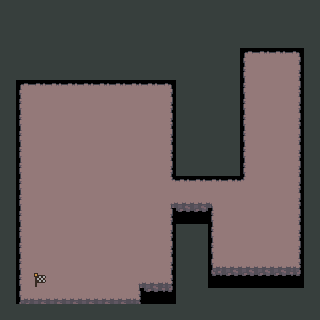

Tiled map render using the project's own tile images. Description and the whole map definition, tile-layer contents included, below:
An orthogonal 20x20 tile map with 16x16 px tiles, 4 tile layers (Ground, BottomWalls, Walls, BackWalls), 2 tilesets and 14 objects.

<map version="1.10" tiledversion="1.11.0" orientation="orthogonal" renderorder="right-down" width="20" height="20" tilewidth="16" tileheight="16" infinite="0" nextlayerid="12" nextobjectid="20">
 <tileset firstgid="1" source="newMines.tsx" />
 <tileset firstgid="45" source="dwarvenMines.tsx" />
 <layer id="1" name="Ground" width="20" height="20">
  <data encoding="csv">
0,0,0,0,0,0,0,0,0,0,0,0,0,0,0,0,0,0,0,0,
0,0,0,0,0,0,0,0,0,0,0,0,0,0,0,0,0,0,0,0,
0,0,0,0,0,0,0,0,0,0,0,0,0,0,0,0,0,0,0,0,
0,0,0,0,0,0,0,0,0,0,0,0,0,0,0,1,2,2,3,0,
0,0,0,0,0,0,0,0,0,0,0,0,0,0,0,12,13,13,14,0,
0,1,2,2,2,2,2,2,2,2,3,0,0,0,0,12,13,13,14,0,
0,12,13,13,13,13,13,13,13,13,14,0,0,0,0,12,13,13,14,0,
0,12,13,13,13,13,13,13,13,13,14,0,0,0,0,12,13,13,14,0,
0,12,13,13,13,13,13,13,13,13,14,0,0,0,0,12,13,13,14,0,
0,12,13,13,13,13,13,13,13,13,14,0,0,0,0,12,13,13,14,0,
0,12,13,13,13,13,13,13,13,13,14,0,0,0,0,12,13,13,14,0,
0,12,13,13,13,13,13,13,13,13,15,2,2,2,2,16,13,13,14,19,
0,12,13,13,13,13,13,13,13,13,4,24,24,5,13,13,13,13,14,19,
0,12,13,13,13,13,13,13,13,13,14,0,0,12,13,13,13,13,14,0,
0,12,13,13,13,13,13,13,13,13,14,0,0,12,13,13,13,13,14,0,
0,12,13,13,13,13,13,13,13,13,14,0,0,12,13,13,13,13,14,0,
0,12,13,13,13,13,13,13,13,13,14,0,0,23,24,24,24,24,25,0,
0,12,13,13,13,13,13,13,4,24,25,0,0,0,0,0,0,0,0,0,
0,23,24,24,24,24,24,24,25,0,0,0,0,0,0,0,0,0,0,0,
0,0,0,0,0,0,0,0,0,0,0,0,0,0,0,0,0,0,0,0
</data>
 </layer>
 <layer id="4" name="BottomWalls" width="20" height="20">
  <data encoding="csv">
0,0,0,0,0,0,0,0,0,0,0,0,0,0,0,0,0,0,0,0,
0,0,0,0,0,0,0,0,0,0,0,0,0,0,0,0,0,0,0,0,
0,0,0,0,0,0,0,0,0,0,0,0,0,0,0,0,0,0,0,0,
0,0,0,0,0,0,0,0,0,0,0,0,0,0,0,0,0,0,0,0,
0,0,0,0,0,0,0,0,0,0,0,0,0,0,0,0,0,0,0,0,
0,0,0,0,0,0,0,0,0,0,0,0,0,0,0,0,0,0,0,0,
0,0,0,0,0,0,0,0,0,0,0,0,0,0,0,0,0,0,0,0,
0,0,0,0,0,0,0,0,0,0,0,0,0,0,0,0,0,0,0,0,
0,0,0,0,0,0,0,0,0,0,0,0,0,0,0,0,0,0,0,0,
0,0,0,0,0,0,0,0,0,0,0,0,0,0,0,0,0,0,0,0,
0,0,0,0,0,0,0,0,0,0,0,0,0,0,0,0,0,0,0,0,
0,0,0,0,0,0,0,0,0,0,0,0,0,0,0,0,0,0,0,0,
0,0,0,0,0,0,0,0,0,0,0,0,0,0,0,0,0,0,0,0,
0,0,0,0,0,0,0,0,0,0,0,35,35,0,0,0,0,0,0,0,
0,0,0,0,0,0,0,0,0,0,0,0,0,0,0,0,0,0,0,0,
0,0,0,0,0,0,0,0,0,0,0,0,0,0,0,0,0,0,0,0,
0,0,0,0,0,0,0,0,0,0,0,0,0,0,0,0,0,0,0,0,
0,0,0,0,0,0,0,0,0,0,0,0,0,34,35,35,35,35,36,0,
0,0,0,0,0,0,0,0,0,35,36,11,11,11,11,11,11,11,11,0,
0,34,35,35,35,35,35,35,36,0,0,0,0,0,0,0,0,0,0,0
</data>
 </layer>
 <layer id="2" name="Walls" width="20" height="20">
  <data encoding="csv">
11,11,11,11,11,11,11,11,11,11,11,11,11,11,11,11,11,11,11,11,
11,0,0,0,0,0,0,0,0,0,0,0,0,0,0,0,0,0,0,11,
11,0,0,0,0,0,0,0,0,0,0,0,0,0,0,0,0,0,0,11,
11,0,0,0,0,0,0,0,0,0,0,0,0,0,11,0,0,0,0,11,
11,0,0,0,0,0,0,0,0,0,0,11,0,0,11,0,0,0,0,11,
11,0,0,0,0,0,0,0,0,0,0,11,0,0,11,0,0,0,0,11,
11,0,0,0,0,0,0,0,0,0,0,11,0,0,11,0,0,0,0,11,
11,0,0,0,0,0,0,0,0,0,0,11,0,0,11,0,0,0,0,11,
11,0,0,0,0,0,0,0,0,0,0,11,0,0,11,0,0,0,0,11,
11,0,0,0,0,0,0,0,0,0,0,11,0,0,11,0,0,0,0,11,
11,0,0,0,0,0,0,0,0,0,0,0,0,0,0,0,0,0,0,11,
11,0,0,0,0,0,0,0,0,0,0,0,0,0,0,0,0,0,0,11,
11,0,0,0,0,0,0,0,0,0,0,0,0,0,0,0,0,0,0,11,
11,0,0,0,0,0,0,0,0,0,0,0,0,0,0,0,0,0,0,11,
11,0,0,0,0,0,0,0,0,0,0,11,11,0,0,0,0,0,0,11,
11,0,0,0,0,0,0,0,0,0,0,11,11,0,0,0,0,0,0,11,
11,0,0,0,0,0,0,0,0,0,0,11,11,0,0,0,0,0,0,11,
11,0,0,0,0,0,0,0,0,0,0,11,11,0,0,0,0,0,0,11,
11,0,0,0,0,0,0,0,0,0,0,0,0,0,0,0,0,0,0,11,
11,11,11,11,11,11,11,11,11,11,11,11,11,11,11,11,11,11,11,11
</data>
 </layer>
 <layer id="3" name="BackWalls" width="20" height="20">
  <data encoding="csv">
0,0,0,0,0,0,0,0,0,0,0,0,0,0,0,0,0,0,0,0,
0,11,11,11,11,11,11,11,11,11,11,11,11,11,11,11,11,11,11,0,
0,11,11,11,11,11,11,11,11,11,11,11,11,11,11,11,11,11,11,11,
0,11,11,11,11,11,11,11,11,11,11,11,11,11,0,0,0,0,0,0,
0,11,11,11,11,11,11,11,11,11,11,0,11,11,0,0,0,0,0,0,
0,0,0,0,0,0,0,0,0,0,0,0,11,11,0,0,0,0,0,0,
0,0,0,0,0,0,0,0,0,0,0,0,11,11,11,0,0,0,0,0,
0,0,0,0,0,0,0,0,0,0,0,0,11,11,0,0,0,0,0,0,
0,0,0,0,0,0,0,0,0,0,0,0,11,11,0,0,0,0,0,0,
0,0,0,0,0,0,0,0,0,0,0,0,11,11,0,0,0,0,0,0,
0,0,0,0,0,0,0,0,0,0,0,11,11,11,11,0,0,0,0,0,
0,0,0,0,0,0,0,0,0,0,0,0,0,0,0,0,0,0,0,0,
0,0,0,0,0,0,0,0,0,0,0,0,0,0,0,0,0,0,0,0,
0,0,0,0,0,0,0,0,0,0,0,0,0,0,0,0,0,0,0,0,
0,0,0,0,0,0,0,0,0,0,0,0,0,0,0,0,0,0,0,0,
0,0,0,0,0,0,0,0,0,0,0,0,0,0,0,0,0,0,0,0,
0,0,0,0,0,0,0,0,0,0,0,0,0,0,0,0,0,0,0,0,
0,0,74,0,0,0,0,0,0,0,0,0,0,0,0,0,0,0,0,0,
0,0,0,0,0,0,0,0,0,0,0,0,0,0,0,0,0,0,0,0,
0,0,0,0,0,0,0,0,0,0,0,0,0,0,0,0,0,0,0,0
</data>
 </layer>
 <objectgroup id="5" name="CollisionObjects">
  <object id="1" x="176" y="64" width="16" height="112">
   <properties>
    <property name="type" value="Wall" />
   </properties>
  </object>
  <object id="4" x="0" y="64" width="176" height="16">
   <properties>
    <property name="type" value="Wall" />
   </properties>
  </object>
  <object id="6" x="0" y="80" width="16" height="240">
   <properties>
    <property name="type" value="Wall" />
   </properties>
  </object>
  <object id="7" x="16" y="304" width="176" height="16">
   <properties>
    <property name="type" value="Wall" />
   </properties>
  </object>
  <object id="8" x="176" y="224" width="16" height="80">
   <properties>
    <property name="type" value="Wall" />
   </properties>
  </object>
  <object id="9" x="192" y="224" width="16" height="80">
   <properties>
    <property name="type" value="Wall" />
   </properties>
  </object>
  <object id="10" x="208" y="288" width="112" height="16">
   <properties>
    <property name="type" value="Wall" />
   </properties>
  </object>
  <object id="11" x="304" y="32" width="16" height="256">
   <properties>
    <property name="type" value="Wall" />
   </properties>
  </object>
  <object id="12" x="224" y="32" width="80" height="16">
   <properties>
    <property name="type" value="Wall" />
   </properties>
  </object>
  <object id="13" x="192" y="48" width="48" height="128">
   <properties>
    <property name="type" value="Wall" />
   </properties>
  </object>
  <object id="16" x="144" y="288" width="32" height="16">
   <properties>
    <property name="type" value="Wall" />
   </properties>
  </object>
  <object id="17" x="176" y="208" width="32" height="16">
   <properties>
    <property name="type" value="Wall" />
   </properties>
  </object>
 </objectgroup>
 <objectgroup id="10" name="EnemyObjects" />
 <objectgroup id="11" name="BreakableWalls" />
 <objectgroup id="6" name="PowerUpObjects" />
 <objectgroup id="8" name="DoorObjects" />
 <objectgroup id="9" name="EventObjects">
  <object id="18" x="272" y="80">
   <properties>
    <property name="type" value="Start" />
   </properties>
   <point />
  </object>
  <object id="19" x="32" y="276" width="16" height="16">
   <properties>
    <property name="type" value="Finish" />
   </properties>
  </object>
 </objectgroup>
</map>
